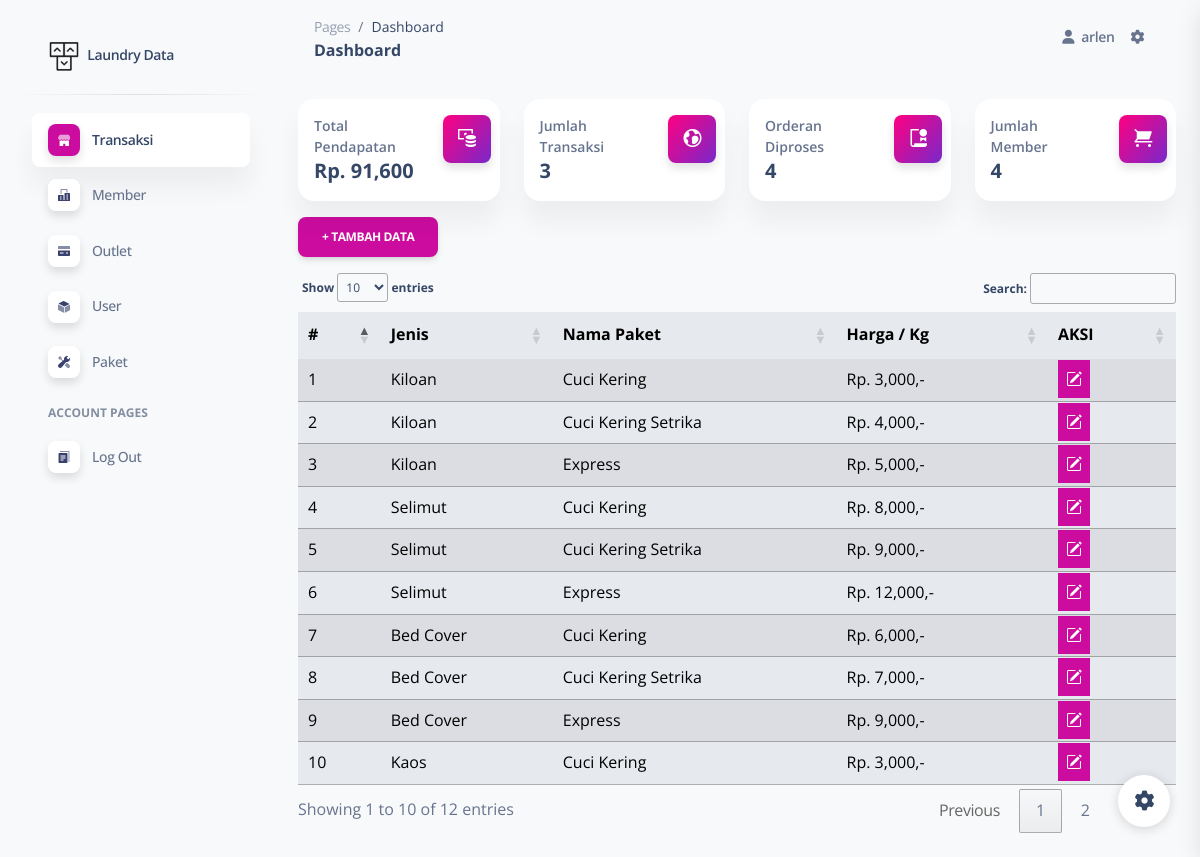
Page /pages/index.php?page=pa (signed in) on the committed database.
### tables this page shows
CREATE TABLE `tb_paket` (
  `id` int NOT NULL,
  `jenis` enum('Kiloan','Selimut','Bed Cover','Kaos','Lainnya') NOT NULL,
  `nama_paket` enum('Cuci Kering','Cuci Kering Setrika','Express') NOT NULL,
  `harga` int NOT NULL
);

### crud/paket/index.php (the view, shortened to what this page needs)
<!DOCTYPE html>
<html lang="en">
<head>
    <link rel="stylesheet" href="//cdn.datatables.net/1.13.2/css/jquery.dataTables.min.css">
    <link rel="stylesheet" href="https://cdn.jsdelivr.net/npm/bootstrap-icons@1.10.3/font/bootstrap-icons.css">
    <body class="container-fluid my-3">
    <a href="index.php?page=inppa" class="btn btn-primary my-3">+ TAMBAH DATA</a>
    <table class="table table-secondary table-striped" id="myTable">
        <thead>
            <tr>
                <th scope="col">#</th>
                <th scope="col">Jenis</th>
                <th scope="col">Nama Paket</th>
                <th scope="col">Harga / Kg</th>
                <th scope="col">AKSI</th>
            </tr>
        </thead>
        <tbody>
            <?php
            include "../../config/config.php";
            $no = 1;
            $sql = "SELECT * FROM tb_paket";
            $q = mysqli_query($con, $sql);
            while ($row = mysqli_fetch_array($q)):
            ?>
            <tr>
                <td><?= $no++ ?></td>
                <td><?= $row['jenis'] ?></td>
                <td><?= $row['nama_paket'] ?></td>
                <td>Rp. <?= number_format($row['harga']) ?>,-</td>
                <td>
                    <a href="index.php?page=edpa&id=<?=$row['id']?>" class="bg-primary text-white p-2"><i class="bi bi-pencil-square"></i></i></a>
                </td>
            </tr>
            <?php endwhile; ?>
        </tbody>
    </table>
  </body>
</html>

### rows in the picture
tb_paket: jenis "Kiloan", nama_paket "Cuci Kering", harga "3,000"
tb_paket: jenis "Kiloan", nama_paket "Cuci Kering Setrika", harga "4,000"
tb_paket: jenis "Kiloan", nama_paket "Express", harga "5,000"
tb_paket: jenis "Selimut", nama_paket "Cuci Kering", harga "8,000"
tb_paket: jenis "Selimut", nama_paket "Cuci Kering Setrika", harga "9,000"
tb_paket: jenis "Selimut", nama_paket "Express", harga "12,000"
tb_paket: jenis "Bed Cover", nama_paket "Cuci Kering", harga "6,000"
tb_paket: jenis "Bed Cover", nama_paket "Cuci Kering Setrika", harga "7,000"
tb_paket: jenis "Bed Cover", nama_paket "Express", harga "9,000"
tb_paket: jenis "Kaos", nama_paket "Cuci Kering", harga "3,000"

### other values in the picture
$_SESSION['login'] "arlen"
$t['omset'] "91,600"
$t['transaksi'] "3"
$o['outlet'] "4"
$m['member'] "4"
